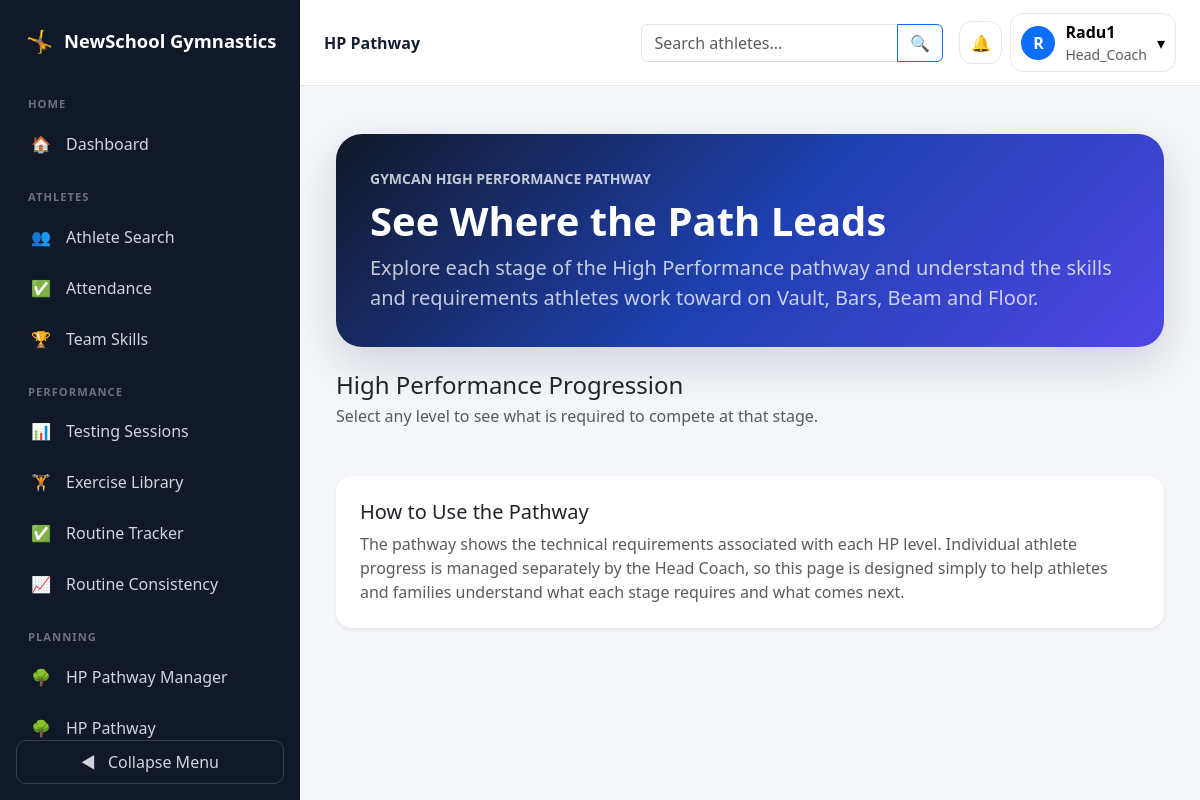
Page /pathway/overview/ (signed in) on the earlier database version.
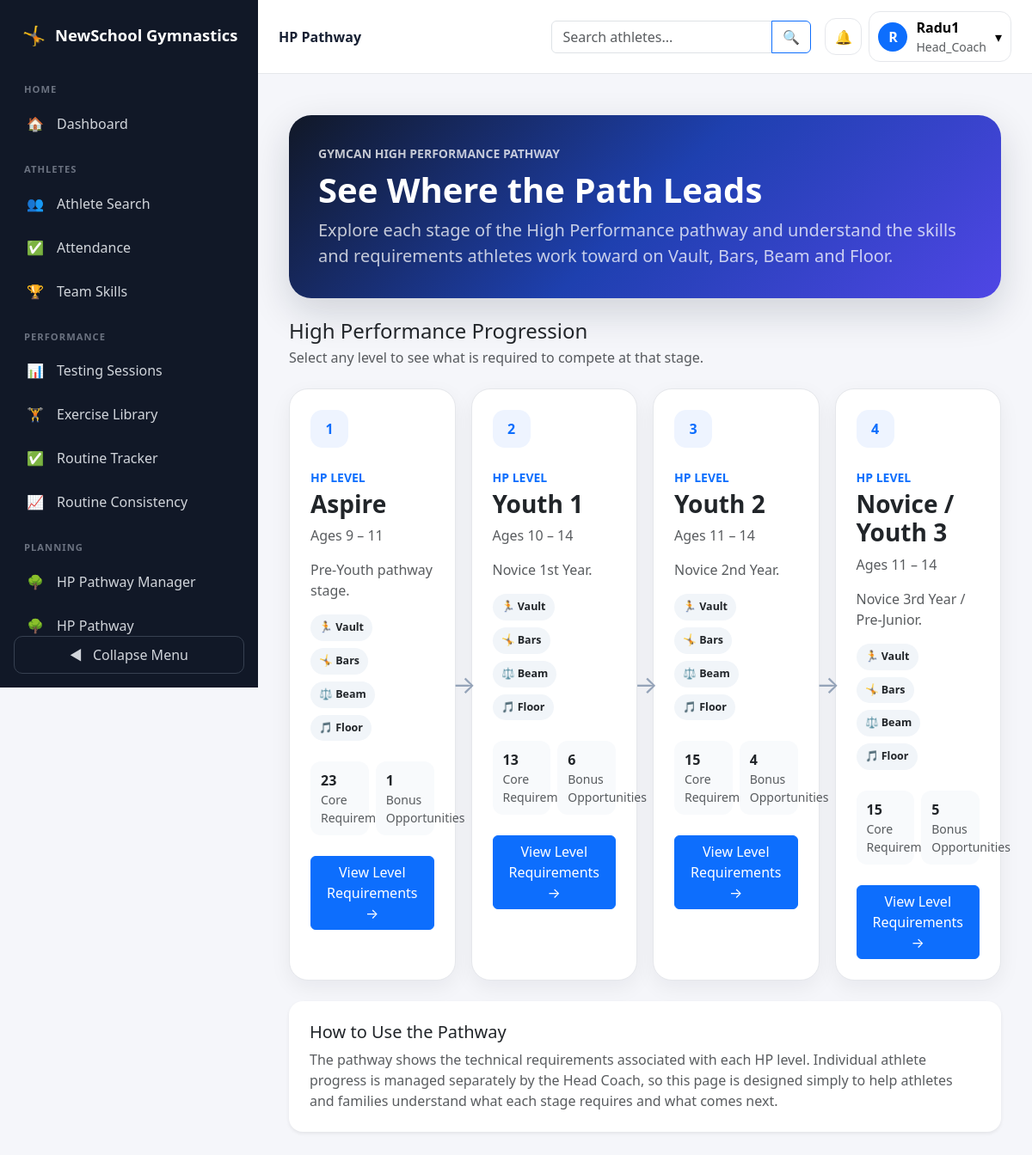
Same page on the later database version.
### pathway/models.py (models this page shows, shortened)
class PathwayLevel(models.Model):
    name = models.CharField(
        max_length=100,
        unique=True,
    )
    code = models.CharField(
        max_length=50,
        unique=True,
    )
    order = models.PositiveIntegerField(
        default=0,
    )
    minimum_age = models.PositiveIntegerField(
        null=True,
        blank=True,
    )
    maximum_age = models.PositiveIntegerField(
        null=True,
        blank=True,
    )
    description = models.TextField(
        blank=True,
    )
    is_active = models.BooleanField(
        default=True,
    )
    created_at = models.DateTimeField(
        auto_now_add=True,
    )
    updated_at = models.DateTimeField(
        auto_now=True,
    )
    class Meta:
        ordering = [
            'order',
            'name',
        ]

### pathway/views.py (the view, shortened to what this page needs)
@login_required
def pathway_overview(
    request,
):
    levels = (
        PathwayLevel.objects
        .filter(
            is_active=True,
        )
        .order_by(
            'order',
        )
    )
    level_cards = []
    for level in levels:
        requirements = (
            PathwayRequirement.objects
            .filter(
                level=level,
                is_active=True,
            )
        )
        level_cards.append({
            'level': level,
            'requirement_count': (
                requirements
                .filter(
                    is_required=True,
                )
                .count()
            ),
            'bonus_count': (
                requirements
                .filter(
                    requirement_type=(
                        PathwayRequirement
                        .TYPE_BONUS
                    ),
                )
                .count()
            ),
        })
    return render(
        request,
        'pathway/pathway_overview.html',
        {
            'level_cards': (
                level_cards
            ),
        },
    )

### communications/models.py (called while the page is built)
    def unread_count(self):
        messages = self.conversation.messages.exclude(
            sender=self.user
        )
        if self.last_read_at:
            messages = messages.filter(
                created_at__gt=self.last_read_at
            )
        return messages.count()

### pathway/views.py (called while the page is built)
def can_view_pathway(
    user,
):
    return (
        user.is_authenticated
        and
        user.role in [
            'coach',
            'head_coach',
            'athlete',
            'parent',
        ]
    )

### pathway/templates/pathway/pathway_overview.html (shortened to what the changed rows need)
{% extends "base.html" %}
{% block content %}
<div class="container-fluid py-4">
    <div class="overview-shell">
        <section class="overview-hero mb-4">
            <h1 class="display-6 fw-bold mb-2">
                See Where the Path Leads
            </h1>
        </section>
        <div class="mb-4">
            <h2 class="h4 mb-1">
                High Performance Progression
            </h2>
        </div>
        <div class="pathway-flow">
            {% for card in level_cards %}
                <div>
                    <article class="level-card">
                        <div class="d-flex justify-content-between align-items-start gap-3 mb-4">
                            <div class="level-number">
                                {{ forloop.counter }}
                            </div>
                            {% if not forloop.last %}
                                <span class="level-arrow">
                                    →
                                </span>
                            {% endif %}
                        </div>
                        <div class="small text-uppercase fw-semibold text-primary mb-1">
                            HP Level
                        </div>
                        <h2 class="h3 fw-bold mb-2">
                            {{ card.level.name }}
                        </h2>
                        {% if card.level.minimum_age %}
                            <div class="text-muted mb-3">
                                Ages
                                {{ card.level.minimum_age }}
                                {% if card.level.maximum_age %}
                                    –
                                    {{ card.level.maximum_age }}
                                {% endif %}
                            </div>
                        {% endif %}
                        {% if card.level.description %}
                            <p class="text-muted">
                                {{ card.level.description }}
                            </p>
                        {% endif %}
                        <div class="d-flex flex-wrap gap-2 mb-4">
                            <span class="event-pill">
                                🏃 Vault
                            </span>
                            <span class="event-pill">
                                🤸 Bars
                            </span>
                            <span class="event-pill">
                                ⚖️ Beam
                            </span>
                            <span class="event-pill">
                                🎵 Floor
                            </span>
                        </div>
                        <div class="row g-2 mb-4">
                            <div class="col-6">
                                <div class="level-stat">
                                    <div class="fw-bold">
                                        {{ card.requirement_count }}
                                    </div>
                                    <div class="small text-muted">
                                        Core Requirements
                                    </div>
                                </div>
                            </div>
                            <div class="col-6">
                                <div class="level-stat">
                                    <div class="fw-bold">
                                        {{ card.bonus_count }}
                                    </div>
                                    <div class="small text-muted">
                                        Bonus Opportunities
                                    </div>
                                </div>
                            </div>
                        </div>
                        <a
                            href="{% url 'pathway:pathway_level_detail' card.level.id %}"
                            class="btn btn-primary w-100"
                        >
                            View Level Requirements →
                        </a>
                    </article>
                </div>
            {% endfor %}
        </div>
    </div>
</div>
{% endblock %}

Differences in the rows shown:
added PathwayLevel: level.name "Aspire", level.minimum_age "9", level.maximum_age "11", level.description "Pre-Youth pathway stage.", requirement_count "23", bonus_count "1"
added PathwayLevel: level.name "Youth 1", level.minimum_age "10", level.maximum_age "14", level.description "Novice 1st Year.", requirement_count "13", bonus_count "6"
added PathwayLevel: level.name "Youth 2", level.minimum_age "11", level.maximum_age "14", level.description "Novice 2nd Year.", requirement_count "15", bonus_count "4"
added PathwayLevel: level.name "Novice / Youth 3", level.minimum_age "11", level.maximum_age "14", level.description "Novice 3rd Year / Pre-Junior.", requirement_count "15", bonus_count "5"
